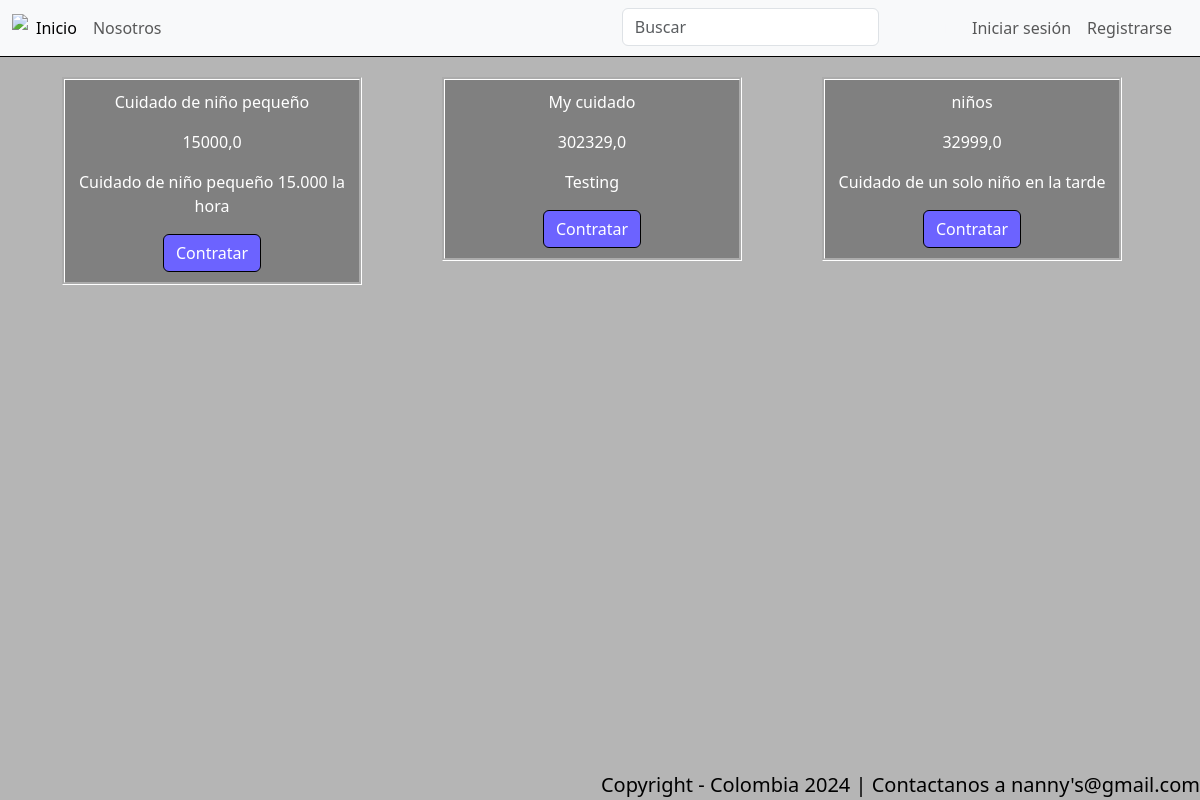
The app's page /childCare/ with its own data.
### tienda/models.py (models this page shows)
class Servicio(models.Model):
    tipos = (
		(1, 'MenorEdad'),
		(2, 'TerceraEdad'),
        (3, 'CuidadoEspecial'),
	)
    nombre = models.CharField(max_length=30)
    tipo = models.IntegerField(choices=tipos, default=1)
    precio = models.FloatField(max_length=30)
    descripcion = models.CharField(max_length=200)
    propietario = models.CharField(max_length=200)

### tienda/views.py (the view)
# urls.py: path('childCare/', views.childCare, name='childCare'),
def childCare(request):
    servicios_nino = Servicio.objects.filter(tipo="1")
    return render(request, "tienda/servicios/childCare.html", {
        'servicios': servicios_nino
    })

### tienda/templates/tienda/servicios/childCare.html (shortened to what this page needs)
{% extends 'tienda/base.html' %}
{% load static %}
{% block contenedor %}
    <div class="container">
        <div class="row">
    {% for servicio in servicios %}
        <div class="col-sm-4">
            <div   class="item" style="text-align:center; background-color:grey;border-color:white;border-style:groove;margin:20px;color:white;padding:10px; width:300px">
                    <p>{{ servicio.nombre }}</p>
                    <p>{{ servicio.precio }}</p>
                    <p>{{ servicio.descripcion }}</p>
                    <a class="btn" type="button" style="background-color:#6c63ff;color:white;border-color:black" href={% url 'tienda:contratar' id=servicio.id %}> Contratar </a>
            </div>
        </div>
    {% endfor %}
    </div>
{% endblock %}

### records on screen
Servicio: nombre "Cuidado de niño pequeño", precio "15000,0", descripcion "Cuidado de niño pequeño 15.000 la hora"
Servicio: nombre "My cuidado", precio "302329,0", descripcion "Testing"
Servicio: nombre "niños", precio "32999,0", descripcion "Cuidado de un solo niño en la tarde"
